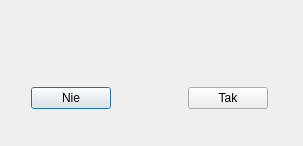
<?xml version="1.0" encoding="UTF-8"?>
<ui version="4.0">
 <class>yesNoDialogClass</class>
 <widget class="QDialog" name="yesNoDialogClass">
  <property name="geometry">
   <rect>
    <x>0</x>
    <y>0</y>
    <width>303</width>
    <height>146</height>
   </rect>
  </property>
  <property name="windowTitle">
   <string>yesNoDialog</string>
  </property>
  <widget class="QWidget" name="layoutWidget">
   <property name="geometry">
    <rect>
     <x>20</x>
     <y>10</y>
     <width>259</width>
     <height>110</height>
    </rect>
   </property>
   <layout class="QVBoxLayout" name="verticalLayout">
    <item>
     <widget class="QLabel" name="dialogMessage">
      <property name="minimumSize">
       <size>
        <width>0</width>
        <height>60</height>
       </size>
      </property>
      <property name="text">
       <string>&lt;wiadomość&gt;</string>
      </property>
      <property name="alignment">
       <set>Qt::AlignmentFlag::AlignCenter</set>
      </property>
     </widget>
    </item>
    <item>
     <spacer name="verticalSpacer">
      <property name="orientation">
       <enum>Qt::Orientation::Vertical</enum>
      </property>
      <property name="sizeType">
       <enum>QSizePolicy::Policy::Fixed</enum>
      </property>
      <property name="sizeHint" stdset="0">
       <size>
        <width>20</width>
        <height>10</height>
       </size>
      </property>
     </spacer>
    </item>
    <item>
     <layout class="QHBoxLayout" name="horizontalLayout">
      <item>
       <widget class="QPushButton" name="noButton">
        <property name="text">
         <string>Nie</string>
        </property>
       </widget>
      </item>
      <item>
       <spacer name="horizontalSpacer">
        <property name="orientation">
         <enum>Qt::Orientation::Horizontal</enum>
        </property>
        <property name="sizeHint" stdset="0">
         <size>
          <width>40</width>
          <height>20</height>
         </size>
        </property>
       </spacer>
      </item>
      <item>
       <widget class="QPushButton" name="yesButton">
        <property name="text">
         <string>Tak</string>
        </property>
       </widget>
      </item>
     </layout>
    </item>
   </layout>
  </widget>
 </widget>
 <layoutdefault spacing="6" margin="11"/>
 <resources/>
 <connections>
  <connection>
   <sender>yesButton</sender>
   <signal>clicked()</signal>
   <receiver>yesNoDialogClass</receiver>
   <slot>accept()</slot>
   <hints>
    <hint type="sourcelabel">
     <x>235</x>
     <y>107</y>
    </hint>
    <hint type="destinationlabel">
     <x>269</x>
     <y>72</y>
    </hint>
   </hints>
  </connection>
  <connection>
   <sender>noButton</sender>
   <signal>clicked()</signal>
   <receiver>yesNoDialogClass</receiver>
   <slot>reject()</slot>
   <hints>
    <hint type="sourcelabel">
     <x>84</x>
     <y>105</y>
    </hint>
    <hint type="destinationlabel">
     <x>125</x>
     <y>106</y>
    </hint>
   </hints>
  </connection>
 </connections>
</ui>
